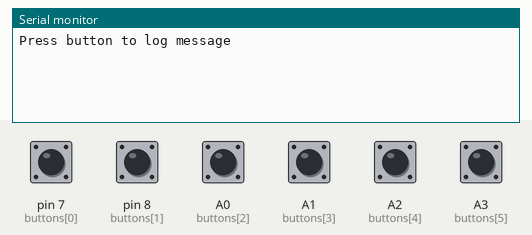
The sketch below on a simulated Arduino Uno, built with avr-gcc and run on an emulated ATmega328P. Shown: the last lines printed to the serial monitor. The inputs (shaded band) are chosen by the test bench; at power-on: A0 (buttons[2]), A1 (buttons[3]), A2 (buttons[4]), A3 (buttons[5]), pin 7 (buttons[0]), pin 8 (buttons[1]) HIGH.

Above: at 1.2 s.
1.3 s: pin 7 (buttons[0]) pulled LOW for 0.15 s
At 2.6 s:
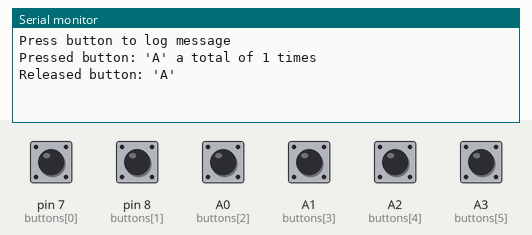
2.9 s: pin 8 (buttons[1]) pulled LOW for 0.15 s
At 4.1 s:
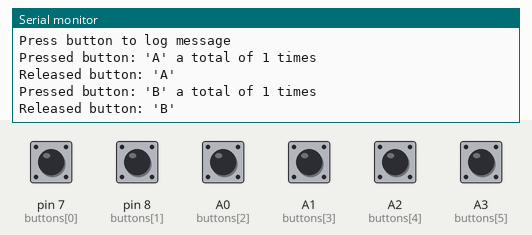
4.5 s: A0 (buttons[2]) pulled LOW for 0.15 s
At 5.3 s:
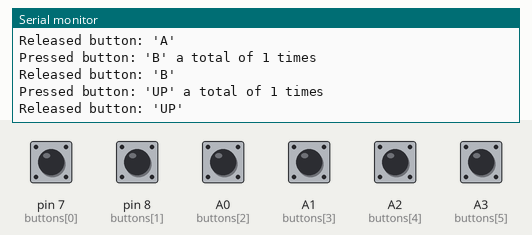
6.1 s: A1 (buttons[3]) pulled LOW for 0.15 s
At 7.4 s:
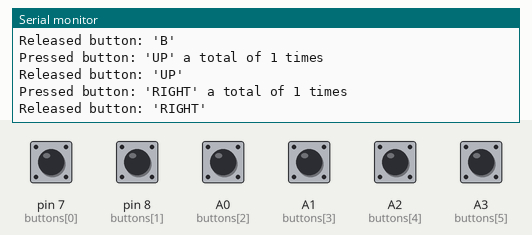
7.7 s: A2 (buttons[4]) pulled LOW for 0.15 s
At 8.9 s:
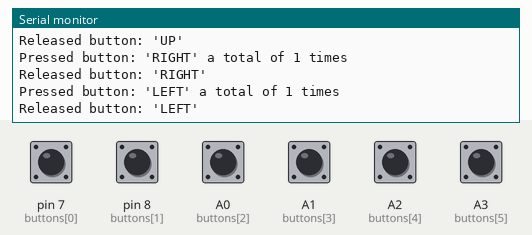
9.3 s: A3 (buttons[5]) pulled LOW for 0.15 s
At 10.1 s:
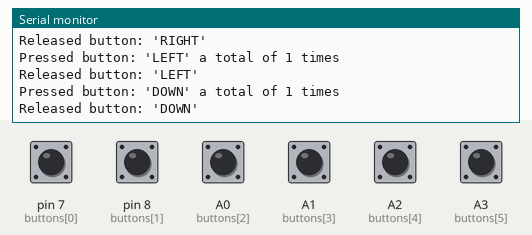

The sketch:

Buttons.ino
```cpp
const int buttons [] = {7,8,A0,A1,A2,A3};
const char buttonNames [6][6] = {"A","B","UP","RIGHT","LEFT","DOWN"};
int counter [] = {0,0,0,0,0,0};
int currentState [6] = {};
int lastState [6] = {};

void setup() {
  while (!Serial) {}
  Serial.begin(9600);
  Serial.println("Press button to log message");

  for (int i = 0; i < 6; i++) {
     pinMode(buttons[i], INPUT_PULLUP);
  }
}

void loop() {
  for (int i = 0; i < 6; i++) {

    // read the state of the switch/button:
    currentState[i] = digitalRead(buttons[i]);

    String message;

    if(lastState[i] == HIGH && currentState[i] == LOW) {
      counter[i]++;
      message = (String)"Pressed button: '" + buttonNames[i] + "' a total of " + counter[i] + " times";
      Serial.println(message);
    }
    else if(lastState[i] == LOW && currentState[i] == HIGH && counter[i] > 0) {
      message = (String)"Released button: '" +  + buttonNames[i] + "'";
      Serial.println(message);
    }

    // save the the last state
    lastState[i] = currentState[i];
  }
}
```

Measured:
- after the input at 1.3 s, the serial monitor: prints a new line at once (image 1)
- after the input at 2.9 s, the serial monitor: prints a new line at once (image 2)
- after the input at 4.5 s, the serial monitor: prints a new line at once (image 3)
- after the input at 6.1 s, the serial monitor: prints a new line at once (image 4)
- after the input at 7.7 s, the serial monitor: prints a new line at once (image 5)
- after the input at 9.3 s, the serial monitor: prints a new line at once (image 6)
